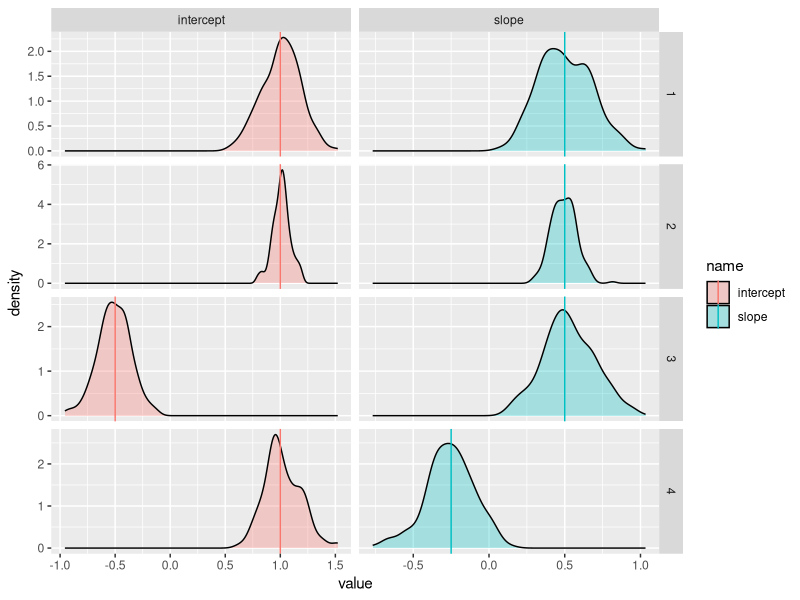
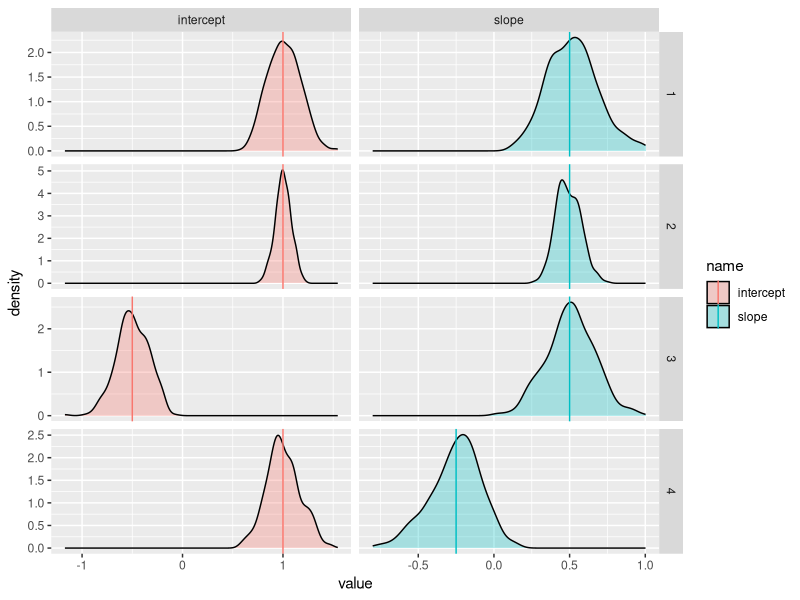
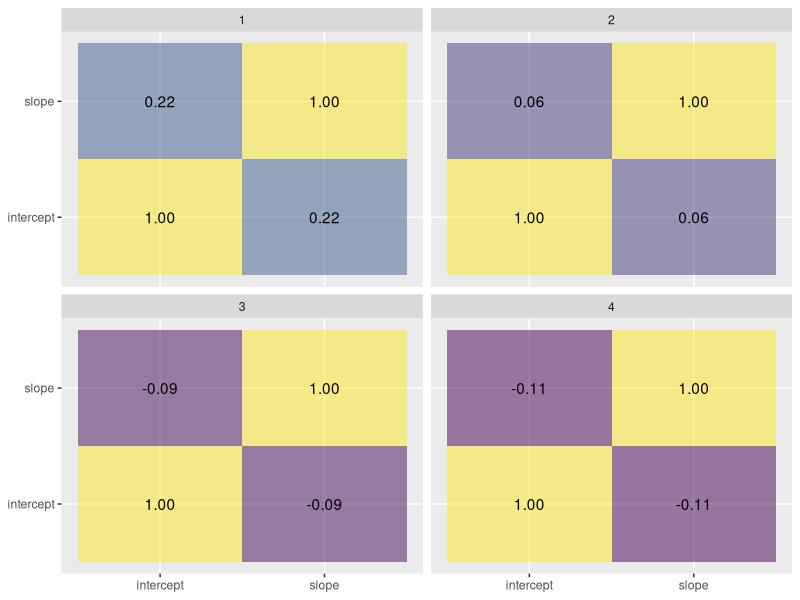
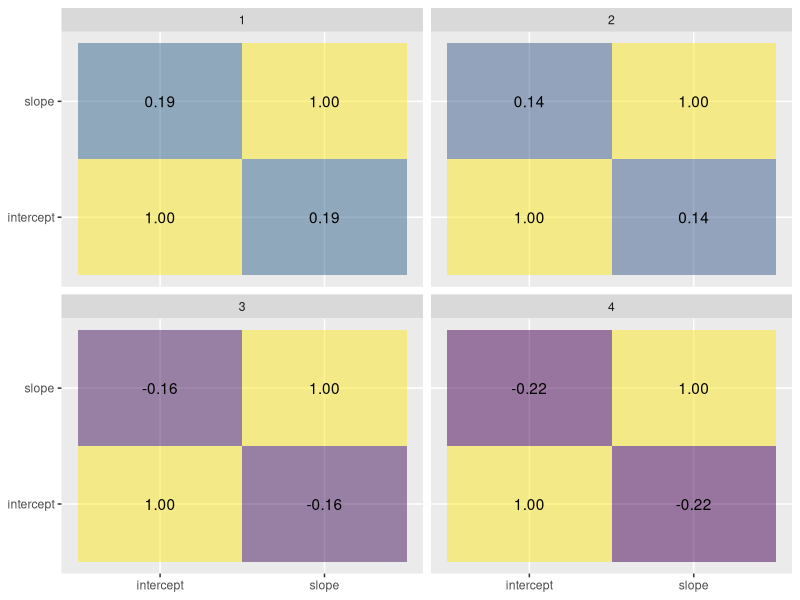
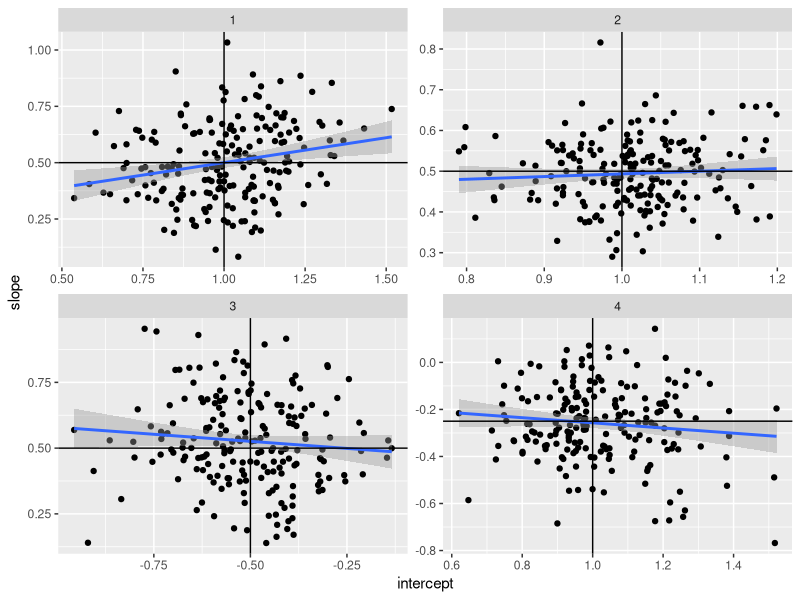
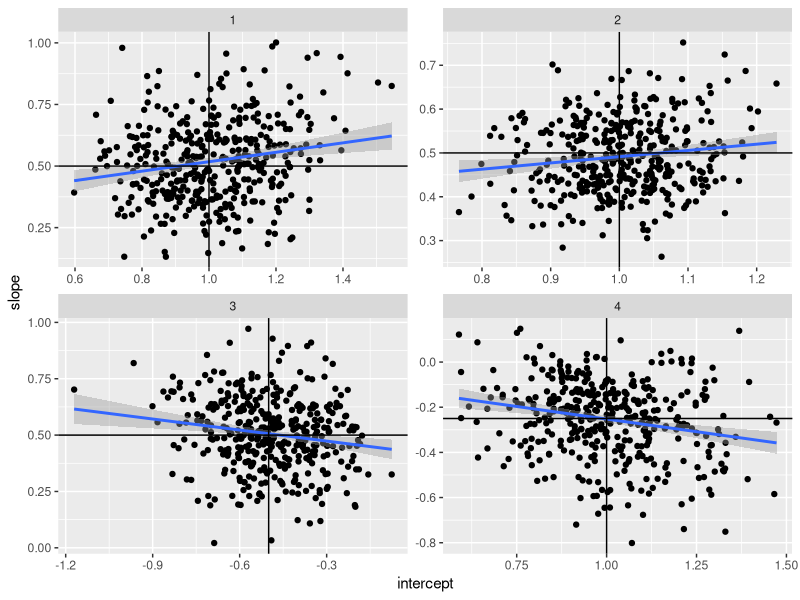

The R script that drew these images, in order:
## ---- chunk 1
library(tidyverse)
## ---- chunk 2
generate.and.estimate.logit.regression.1 <- function(n, intercept, slope) {
  x <- rnorm(n)
  y <- intercept + slope * x
  p <- plogis(y)
  c <- sapply(p, rbinom, n = 1, size = 1)
  model <- glm(
    formula = c ~ 1 + x,
    family = binomial(link = "logit")
  )
  result <- data.frame(
    intercept = coef(model)[[1]],
    slope = coef(model)[[2]]
  )
  return(result)
}
## ---- chunk 3
generate.and.estimate.logit.regression.2 <- function(n, intercept, slope) {
  x <- rnorm(n)
  y <- intercept + slope * x + rlogis(n)
  c <- y > 0
  model <- glm(
    formula = c ~ 1 + x,
    family = binomial(link = "logit")
  )
  result <- data.frame(
    intercept = coef(model)[[1]],
    slope = coef(model)[[2]]
  )
  return(result)
}
## ---- chunk 4
parameters <- tibble(
  parameter.set = seq(4),
  n.data = c(200, 800, 200, 200),
  intercept = c(1, 1, -0.5, 1),
  slope = c(0.5, 0.5, 0.5, -0.25)
)
parameters
## ---- chunk 5
estimated.parameters.1 <- parameters %>%
  expand_grid(
    run = seq(200)
  ) %>%
  rowwise() %>%
  mutate(
    generate.and.estimate.logit.regression.1(
      n = n.data,
      intercept = intercept,
      slope = slope
    )
  ) %>%
  ungroup()
estimated.parameters.1
## ---- chunk 6
estimated.parameters.2 <- parameters %>%
  expand_grid(
    run = seq(400)
  ) %>%
  rowwise() %>%
  mutate(
    generate.and.estimate.logit.regression.2(
      n = n.data,
      intercept = intercept,
      slope = slope
    )
  ) %>%
  ungroup()
estimated.parameters.2
## ---- chunk 7
ggplot() +
  geom_density(
    mapping = aes(
      x = value,
      fill = name
    ),
    data = estimated.parameters.1 %>%
      pivot_longer(
        cols = c("intercept", "slope")
      ),
    alpha = 0.3
  ) +
  geom_vline(
    mapping = aes(
      xintercept = value,
      col = name
    ),
    data = parameters %>%
      pivot_longer(
        cols = c("intercept", "slope")
      )
  ) +
  facet_grid(
    cols = vars(name),
    rows = vars(parameter.set),
    scales = "free"
  )
## ---- chunk 8
ggplot() +
  geom_density(
    mapping = aes(
      x = value,
      fill = name
    ),
    data = estimated.parameters.2 %>%
      pivot_longer(
        cols = c("intercept", "slope")
      ),
    alpha = 0.3
  ) +
  geom_vline(
    mapping = aes(
      xintercept = value,
      col = name
    ),
    data = parameters %>%
      pivot_longer(
        cols = c("intercept", "slope")
      )
  ) +
  facet_grid(
    cols = vars(name),
    rows = vars(parameter.set),
    scales = "free"
  )
## ---- chunk 9
ggplot(
  mapping = aes(
    x = parameter.1,
    y = parameter.2,
    fill = correlation,
    label = sprintf("%.2f", correlation)
  ),
  data = estimated.parameters.1 %>%
    group_by(parameter.set) %>%
    reframe(
      expand_grid(
        parameter.1 = c("intercept", "slope"),
        parameter.2 = c("intercept", "slope")
      ),
      correlation = c(cor(data.frame(intercept, slope)))
    )
) +
  geom_tile(alpha = 0.5) +
  geom_text() +
  scale_fill_viridis_c() +
  guides(fill = "none") +
  labs(
    x = NULL,
    y = NULL
  ) +
  facet_wrap(
    facets = vars(parameter.set)
  )
## ---- chunk 10
ggplot(
  mapping = aes(
    x = parameter.1,
    y = parameter.2,
    fill = correlation,
    label = sprintf("%.2f", correlation)
  ),
  data = estimated.parameters.2 %>%
    group_by(parameter.set) %>%
    reframe(
      expand_grid(
        parameter.1 = c("intercept", "slope"),
        parameter.2 = c("intercept", "slope")
      ),
      correlation = c(cor(data.frame(intercept, slope)))
    )
) +
  geom_tile(alpha = 0.5) +
  geom_text() +
  scale_fill_viridis_c() +
  guides(fill = "none") +
  labs(
    x = NULL,
    y = NULL
  ) +
  facet_wrap(
    facets = vars(parameter.set)
  )
## ---- chunk 11
ggplot(
  mapping = aes(
    x = intercept,
    y = slope
  ),
  data = estimated.parameters.1,
    alpha = 0.1
) +
  geom_point() +
  geom_smooth(
    formula = y ~ x,
    method = "lm"
  ) +
  geom_vline(
    mapping = aes(
      xintercept = intercept
    ),
    data = parameters
  ) +
  geom_hline(
    mapping = aes(
      yintercept = slope
    ),
    data = parameters
  ) +
  facet_wrap(
    facets = vars(parameter.set),
    scales = "free"
  )
## ---- chunk 12
ggplot(
  mapping = aes(
    x = intercept,
    y = slope
  ),
  data = estimated.parameters.2,
    alpha = 0.1
) +
  geom_point() +
  geom_smooth(
    formula = y ~ x,
    method = "lm"
  ) +
  geom_vline(
    mapping = aes(
      xintercept = intercept
    ),
    data = parameters
  ) +
  geom_hline(
    mapping = aes(
      yintercept = slope
    ),
    data = parameters
  ) +
  facet_wrap(
    facets = vars(parameter.set),
    scales = "free"
  )
